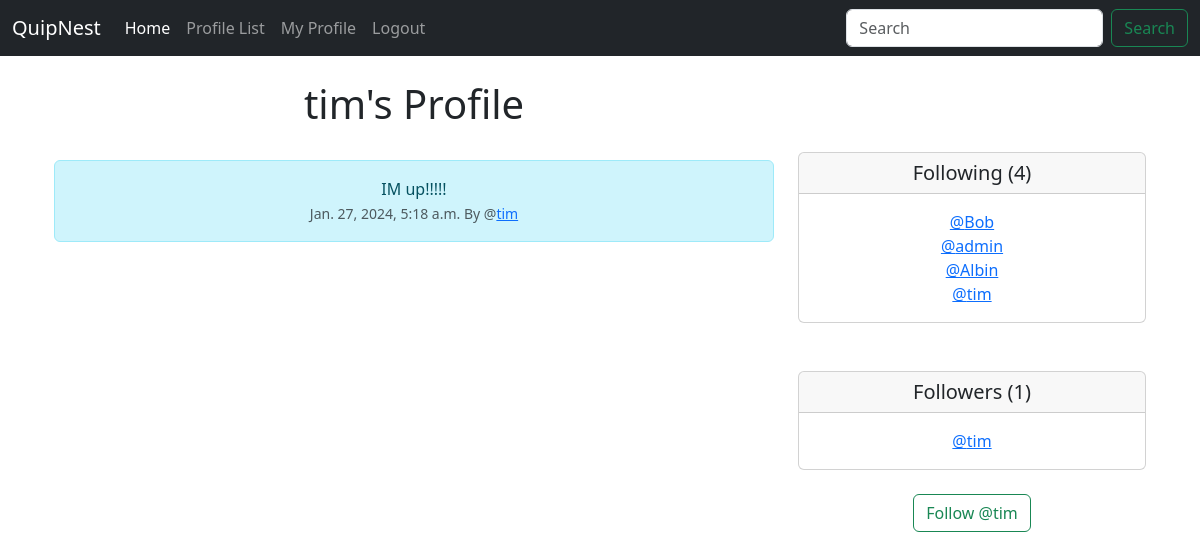
The page /profile/6 (signed in) on the database its author committed.
### Home/models.py (models this page shows, shortened)
class Profile(models.Model):
    user = models.OneToOneField(User,on_delete = models.CASCADE)
    follows = models.ManyToManyField("self",related_name="followed_by",symmetrical=False,blank=True)
    date_modified = models.DateTimeField(User,auto_now=True)
    profile_image = models.ImageField(null=True, blank=True, upload_to="images/")
    def __str__(self):
        return self.user.username

class Quips(models.Model):
    user = models.ForeignKey(User,related_name="quips",on_delete=models.DO_NOTHING)
    body = models.CharField(max_length=200)
    created_at = models.DateTimeField(auto_now_add=True)

### Home/views.py (the view, shortened to what this page needs)
# urls.py: path('profile/<int:pk>',views.profile,name="profile"),
def profile(request,pk):
    if request.user.is_authenticated:
        profile = Profile.objects.get(user_id = pk)
        quips = Quips.objects.filter(user_id = pk)
        return render(request,"profile.html",{"profile":profile,"quips":quips})
    else:
        messages.success(request,"you must be logged in to view this page...")
        return redirect('index')

### templates/profile.html (shortened to what this page needs)
{% extends "base.html" %}
{% block content %}
{% if profile %}
    <div class="container text-center">
        <div class="row">
            <div class="col-8">
                <h1>{{profile.user.username}}'s Profile</h1>
                <br/>
                {% for quip in quips %}
                  <div class="alert alert-info" role="alert">
                    {{quip.body}}<br/>
                    <small class="text-muted">
                        {{quip.created_at}} By @<a href="{% url "profile" quip.user.id %}">{{quip.user.username}}</a> </small>
                  </div><br/>
          {% endfor %}
            </div>
            <div class="col-4">
              <br/><br/><br/>
                <div class="card">
                    <h5 class="card-header">Following ({{ profile.follows.all.count }})</h5>
                    <div class="card-body">
                      <p class="card-text">
                        {% for following in profile.follows.all  %}
       <a href="{% url 'profile' following.user.id %}"> @{{following}}</a><br/>
    {% endfor %}
                      </p>
                    </div>
                  </div><br/><br/>
                  <div class="card">
                    <h5 class="card-header">Followers ({{ profile.followed_by.all.count }})</h5>
                    <div class="card-body">
                      <p class="card-text">{% for following in profile.followed_by.all  %}
                        <a href="{% url 'profile' following.user.id %}"> @{{following}}</a><br/>
                        {% endfor %}</p>
                    </div>
                  </div><br/>
                  <form action="" method="POST">
                    {% if profile in user.profile.follows.all %}
                      <button class="btn btn-outline-danger" name="follow" value="unfollow" type="submit">Unfollow @{{profile.user.username|lower}}</button>
                    {% else %}
                    <button class="btn btn-outline-success" name="follow" value="follow" type="submit">Follow @{{profile.user.username|lower}}</button>
                    {% endif %}
                  </form><br/>
            </div>
        </div>
    </div>
{% endif %}
{% endblock content %}

### rows shown on the page
Profile: user.username "tim", follows.all.count "4", followed_by.all.count "1"
Quips: body "IM up!!!!!", created_at "Jan. 27, 2024, 5:18 a.m.", user.username "tim"
Profile: user.username "Bob"
Profile: user.username "admin"
Profile: user.username "Albin"
